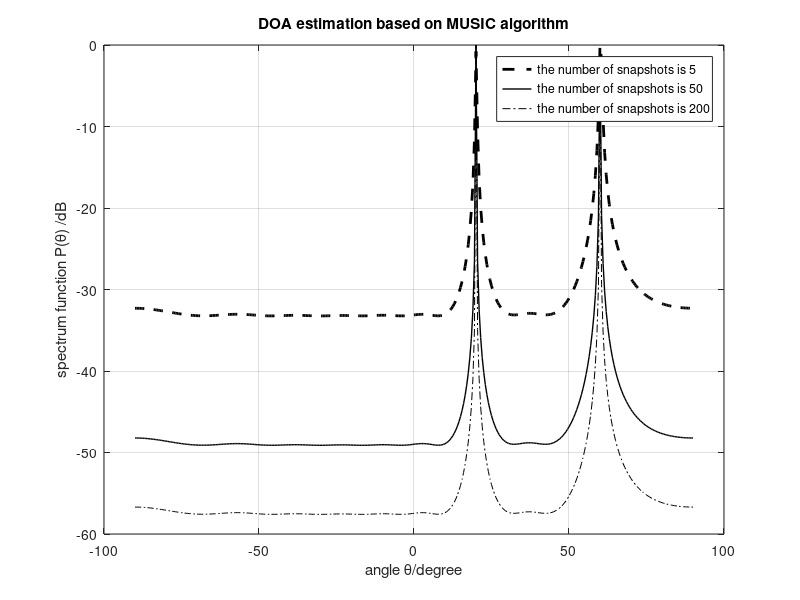

Source code (MATLAB):
%the relationship between DOA estimation and snapshots

clc
clear all
format long
N1=5;
N2=50;
N3=200;
doa=[20 60]/180*pi;
w=[pi/4 pi/3]';
M=10;
P=length(w);
lambda=150;
d=lambda/2;
snr=20;
D=zeros(P,M);
for k=1:P
D(k,:)=exp(-j*2*pi*d*sin(doa(k))/lambda*[0:M-1]);
end
D=D';
xx1=2*exp(j*(w*[1:N1]));
xx2=2*exp(j*(w*[1:N2]));
xx3=2*exp(j*(w*[1:N3]));
x1=D*xx1;
x2=D*xx2;
x3=D*xx3;
x1=x1+awgn(x1,snr);
x2=x2+awgn(x2,snr);
x3=x3+awgn(x3,snr);
R1=x1*x1';
R2=x2*x2';
R3=x3*x3';
[N1,V1]=eig(R1);
[N2,V2]=eig(R2);
[N3,V3]=eig(R3);
NN1=N1(:,1:M-P);
NN2=N2(:,1:M-P);
NN3=N3(:,1:M-P);
theta=-90:0.5:90;
for ii=1:length(theta)
SS=zeros(1,length(M));
for jj=0:M-1
SS(1+jj)=exp(-j*2*jj*pi*d*sin(theta(ii)/180*pi)/lambda);
end
PP1=SS*NN1*NN1'*SS';
PP2=SS*NN2*NN2'*SS';
PP3=SS*NN3*NN3'*SS';
Pmusic1(ii)=abs(1/ PP1);
Pmusic2(ii)=abs(1/ PP2);
Pmusic3(ii)=abs(1/ PP3);
end
Pmusic1=10*log10(Pmusic1/max(Pmusic1));
Pmusic2=10*log10(Pmusic2/max(Pmusic2));
Pmusic3=10*log10(Pmusic3/max(Pmusic3));
plot(theta,Pmusic1,'--k','linewidth',2.0)
hold on
plot(theta,Pmusic2,'-k','linewidth',1.0)
hold on
plot(theta,Pmusic3,'-.k','linewidth',0.1)
hold off
xlabel('angle \theta/degree')
ylabel('spectrum function P(\theta) /dB')
title('DOA estimation based on MUSIC algorithm')
legend('the number of snapshots is 5','the number of snapshots is 50','the number of snapshots is 200')
grid on